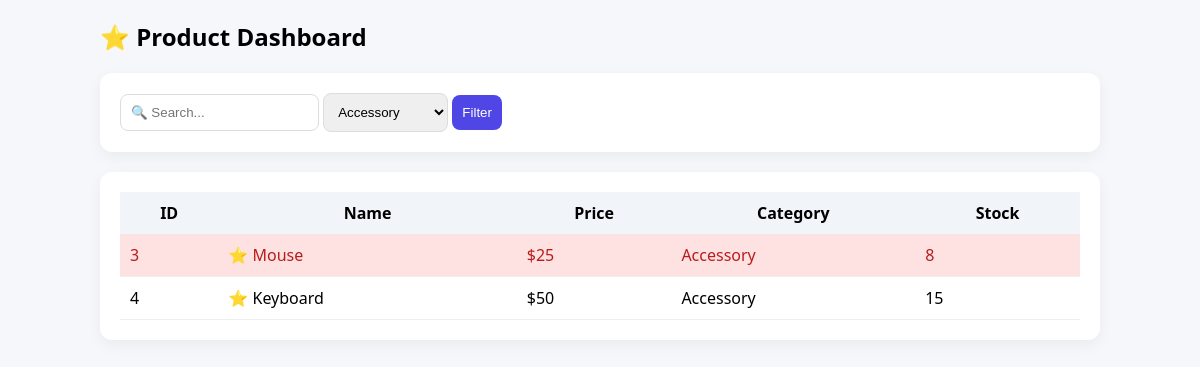
/Index.php?category=3, run on the app's committed database.
### tables this page shows
CREATE TABLE `products` (
  `id` int(11) NOT NULL,
  `name` varchar(100) DEFAULT NULL,
  `price` int(11) DEFAULT NULL,
  `stock` int(11) DEFAULT NULL,
  `category_id` int(11) DEFAULT NULL
);

CREATE TABLE `categories` (
  `id` int(11) NOT NULL,
  `category_name` varchar(100) DEFAULT NULL
);

### Index.php (the view, shortened to what this page needs)
<?php
$db = Database::getInstance()->getConnection();
$search = $_GET['search'] ?? '';
$category = $_GET['category'] ?? '';
$sql = "
SELECT p.id, p.name, p.price, p.stock, c.category_name
FROM products p
LEFT JOIN categories c ON p.category_id = c.id
WHERE 1
";
$params = [];
if (!empty($category)) {
    $sql .= " AND p.category_id = :category";
    $params['category'] = $category;
}
$stmt = $db->prepare($sql);
$stmt->execute($params);
$products = $stmt->fetchAll();
$categories = $db->query("SELECT * FROM categories")->fetchAll();
?>
<!DOCTYPE html>
<html>
<head>
</head>
<body>
<div class="container">
<h2>⭐ Product Dashboard</h2>
<div class="card">
<form>
<input name="search" placeholder="🔍 Search..." value="<?= htmlspecialchars($search) ?>">
<select name="category">
<?php foreach($categories as $c): ?>
<option value="<?= $c['id'] ?>" <?= $category == $c['id'] ? 'selected' : '' ?>>
<?= $c['category_name'] ?>
</option>
<?php endforeach; ?>
</select>
<button>Filter</button>
</form>
</div>
<div class="card">
<table>
<tr>
<th>ID</th>
<th>Name</th>
<th>Price</th>
<th>Category</th>
<th>Stock</th>
</tr>
<?php foreach($products as $p): ?>
<tr class="<?= $p['stock'] < 10 ? 'low' : '' ?>">
<td><?= $p['id'] ?></td>
<td>⭐ <?= htmlspecialchars($p['name']) ?></td>
<td>$<?= number_format($p['price']) ?></td>
<td><?= $p['category_name'] ?? 'None' ?></td>
<td><?= $p['stock'] ?></td>
</tr>
<?php endforeach; ?>
</table>
</div>
</div>
</body>
</html>

### Index.php (style rules this page uses)
body { font-family: 'Segoe UI'; background: #f5f7fb; }
.container { width: 1000px; margin: auto; }
.card { background: white; padding: 20px; margin-top: 20px; border-radius: 12px; box-shadow: 0 5px 15px rgba(0,0,0,0.05); }
input, select { padding: 10px; border-radius: 8px; border: 1px solid #ddd; }
button { padding: 10px; background: #4f46e5; color: white; border: none; border-radius: 8px; }
table { width: 100%; border-collapse: collapse; }
th { background: #f1f5f9; padding: 10px; }
td { padding: 10px; border-bottom: 1px solid #eee; }
.low { background: #fee2e2; color: #b91c1c; }

### data on the page
products: id "3", name "Mouse", price "25", category.category_name "Accessory", stock "8"
products: id "4", name "Keyboard", price "50", category.category_name "Accessory", stock "15"

### other printed values
form field category "Accessory"
